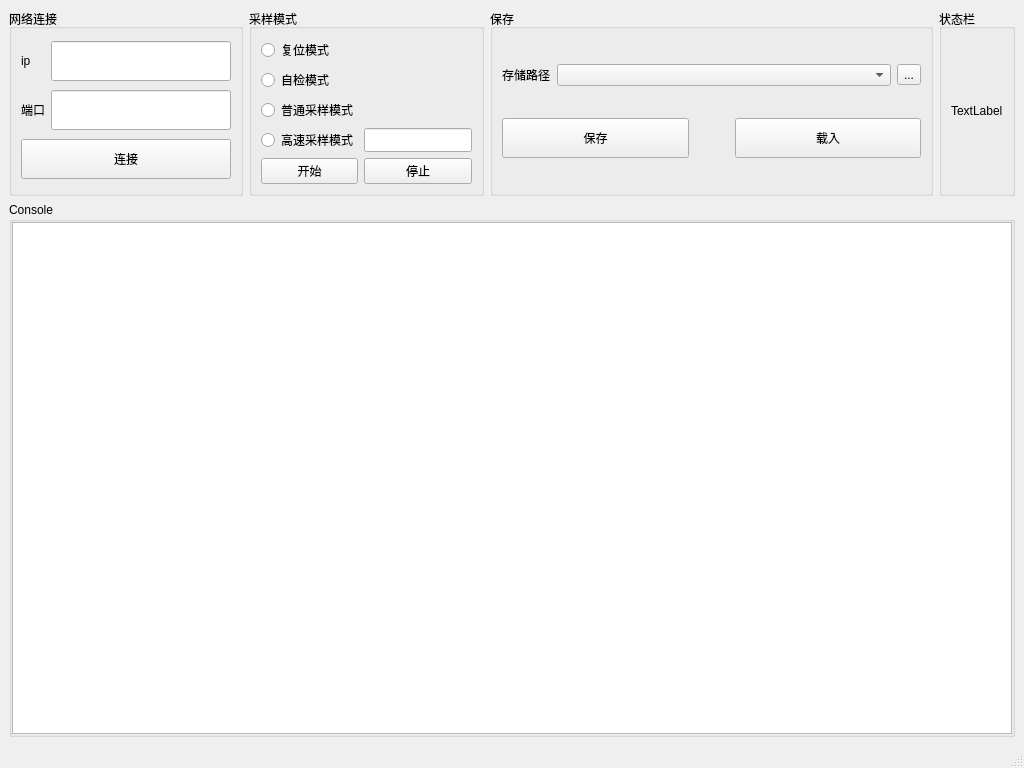
<?xml version="1.0" encoding="UTF-8"?>
<ui version="4.0">
 <class>MainWindow</class>
 <widget class="QMainWindow" name="MainWindow">
  <property name="geometry">
   <rect>
    <x>0</x>
    <y>0</y>
    <width>1024</width>
    <height>768</height>
   </rect>
  </property>
  <property name="windowTitle">
   <string>MainWindow</string>
  </property>
  <property name="styleSheet">
   <string notr="true"/>
  </property>
  <widget class="QWidget" name="centralwidget">
   <property name="sizePolicy">
    <sizepolicy hsizetype="Expanding" vsizetype="Expanding">
     <horstretch>0</horstretch>
     <verstretch>0</verstretch>
    </sizepolicy>
   </property>
   <layout class="QGridLayout" name="gridLayout_4">
    <item row="2" column="0">
     <widget class="QGroupBox" name="groupBox_3">
      <property name="title">
       <string>Console</string>
      </property>
      <property name="flat">
       <bool>true</bool>
      </property>
      <layout class="QGridLayout" name="gridLayout">
       <property name="leftMargin">
        <number>0</number>
       </property>
       <property name="topMargin">
        <number>0</number>
       </property>
       <property name="rightMargin">
        <number>0</number>
       </property>
       <property name="bottomMargin">
        <number>0</number>
       </property>
       <item row="0" column="0">
        <widget class="QTextBrowser" name="textBrowser_console">
         <property name="contextMenuPolicy">
          <enum>Qt::CustomContextMenu</enum>
         </property>
        </widget>
       </item>
      </layout>
     </widget>
    </item>
    <item row="0" column="0">
     <layout class="QHBoxLayout" name="horizontalLayout" stretch="0,0,0,0">
      <property name="sizeConstraint">
       <enum>QLayout::SetFixedSize</enum>
      </property>
      <item>
       <widget class="QGroupBox" name="groupBox_network">
        <property name="sizePolicy">
         <sizepolicy hsizetype="Maximum" vsizetype="Preferred">
          <horstretch>0</horstretch>
          <verstretch>0</verstretch>
         </sizepolicy>
        </property>
        <property name="title">
         <string>网络连接</string>
        </property>
        <layout class="QGridLayout" name="gridLayout_2">
         <item row="1" column="1">
          <widget class="QLineEdit" name="lineEdit_Port">
           <property name="sizePolicy">
            <sizepolicy hsizetype="Preferred" vsizetype="Preferred">
             <horstretch>0</horstretch>
             <verstretch>0</verstretch>
            </sizepolicy>
           </property>
           <property name="minimumSize">
            <size>
             <width>180</width>
             <height>0</height>
            </size>
           </property>
           <property name="maximumSize">
            <size>
             <width>180</width>
             <height>40</height>
            </size>
           </property>
          </widget>
         </item>
         <item row="0" column="0">
          <widget class="QLabel" name="label_ip">
           <property name="sizePolicy">
            <sizepolicy hsizetype="Preferred" vsizetype="Preferred">
             <horstretch>0</horstretch>
             <verstretch>0</verstretch>
            </sizepolicy>
           </property>
           <property name="maximumSize">
            <size>
             <width>16777215</width>
             <height>40</height>
            </size>
           </property>
           <property name="text">
            <string>ip</string>
           </property>
          </widget>
         </item>
         <item row="2" column="0" colspan="2">
          <widget class="QPushButton" name="pushButton_Connect">
           <property name="sizePolicy">
            <sizepolicy hsizetype="Preferred" vsizetype="Preferred">
             <horstretch>0</horstretch>
             <verstretch>0</verstretch>
            </sizepolicy>
           </property>
           <property name="maximumSize">
            <size>
             <width>16777215</width>
             <height>40</height>
            </size>
           </property>
           <property name="text">
            <string>连接</string>
           </property>
          </widget>
         </item>
         <item row="0" column="1">
          <widget class="QLineEdit" name="lineEdit_IP">
           <property name="sizePolicy">
            <sizepolicy hsizetype="Preferred" vsizetype="Preferred">
             <horstretch>0</horstretch>
             <verstretch>0</verstretch>
            </sizepolicy>
           </property>
           <property name="minimumSize">
            <size>
             <width>180</width>
             <height>0</height>
            </size>
           </property>
           <property name="maximumSize">
            <size>
             <width>180</width>
             <height>40</height>
            </size>
           </property>
          </widget>
         </item>
         <item row="1" column="0">
          <widget class="QLabel" name="label_port">
           <property name="sizePolicy">
            <sizepolicy hsizetype="Preferred" vsizetype="Preferred">
             <horstretch>0</horstretch>
             <verstretch>0</verstretch>
            </sizepolicy>
           </property>
           <property name="maximumSize">
            <size>
             <width>16777215</width>
             <height>40</height>
            </size>
           </property>
           <property name="text">
            <string>端口</string>
           </property>
          </widget>
         </item>
        </layout>
       </widget>
      </item>
      <item>
       <widget class="QGroupBox" name="groupBox_mode">
        <property name="sizePolicy">
         <sizepolicy hsizetype="Maximum" vsizetype="Preferred">
          <horstretch>0</horstretch>
          <verstretch>0</verstretch>
         </sizepolicy>
        </property>
        <property name="title">
         <string>采样模式</string>
        </property>
        <layout class="QGridLayout" name="gridLayout_3" columnstretch="1,1">
         <property name="sizeConstraint">
          <enum>QLayout::SetDefaultConstraint</enum>
         </property>
         <item row="3" column="1">
          <widget class="QLineEdit" name="lineEdit_high_speed_channel">
           <property name="sizePolicy">
            <sizepolicy hsizetype="Fixed" vsizetype="Ignored">
             <horstretch>0</horstretch>
             <verstretch>0</verstretch>
            </sizepolicy>
           </property>
           <property name="minimumSize">
            <size>
             <width>0</width>
             <height>0</height>
            </size>
           </property>
           <property name="maximumSize">
            <size>
             <width>99999</width>
             <height>888888</height>
            </size>
           </property>
          </widget>
         </item>
         <item row="0" column="0">
          <widget class="QRadioButton" name="radioButton_reset_mode">
           <property name="sizePolicy">
            <sizepolicy hsizetype="Fixed" vsizetype="Fixed">
             <horstretch>0</horstretch>
             <verstretch>0</verstretch>
            </sizepolicy>
           </property>
           <property name="text">
            <string>复位模式</string>
           </property>
          </widget>
         </item>
         <item row="1" column="0">
          <widget class="QRadioButton" name="radioButton_selfcheck_mode">
           <property name="sizePolicy">
            <sizepolicy hsizetype="Fixed" vsizetype="Fixed">
             <horstretch>0</horstretch>
             <verstretch>0</verstretch>
            </sizepolicy>
           </property>
           <property name="maximumSize">
            <size>
             <width>16777215</width>
             <height>40</height>
            </size>
           </property>
           <property name="text">
            <string>自检模式</string>
           </property>
          </widget>
         </item>
         <item row="4" column="0">
          <widget class="QPushButton" name="pushButton_start">
           <property name="sizePolicy">
            <sizepolicy hsizetype="Ignored" vsizetype="Fixed">
             <horstretch>0</horstretch>
             <verstretch>0</verstretch>
            </sizepolicy>
           </property>
           <property name="minimumSize">
            <size>
             <width>0</width>
             <height>0</height>
            </size>
           </property>
           <property name="maximumSize">
            <size>
             <width>16777215</width>
             <height>40</height>
            </size>
           </property>
           <property name="text">
            <string>开始</string>
           </property>
          </widget>
         </item>
         <item row="3" column="0">
          <widget class="QRadioButton" name="radioButton_high_speed_mode">
           <property name="sizePolicy">
            <sizepolicy hsizetype="Fixed" vsizetype="Fixed">
             <horstretch>0</horstretch>
             <verstretch>0</verstretch>
            </sizepolicy>
           </property>
           <property name="maximumSize">
            <size>
             <width>16777215</width>
             <height>40</height>
            </size>
           </property>
           <property name="text">
            <string>高速采样模式</string>
           </property>
          </widget>
         </item>
         <item row="4" column="1">
          <widget class="QPushButton" name="pushButton_stop">
           <property name="sizePolicy">
            <sizepolicy hsizetype="Fixed" vsizetype="Ignored">
             <horstretch>0</horstretch>
             <verstretch>0</verstretch>
            </sizepolicy>
           </property>
           <property name="minimumSize">
            <size>
             <width>0</width>
             <height>0</height>
            </size>
           </property>
           <property name="maximumSize">
            <size>
             <width>99999</width>
             <height>88888</height>
            </size>
           </property>
           <property name="text">
            <string>停止</string>
           </property>
          </widget>
         </item>
         <item row="2" column="0">
          <widget class="QRadioButton" name="radioButton_normal_mode">
           <property name="sizePolicy">
            <sizepolicy hsizetype="Fixed" vsizetype="Fixed">
             <horstretch>0</horstretch>
             <verstretch>0</verstretch>
            </sizepolicy>
           </property>
           <property name="maximumSize">
            <size>
             <width>16777215</width>
             <height>40</height>
            </size>
           </property>
           <property name="text">
            <string>普通采样模式</string>
           </property>
          </widget>
         </item>
        </layout>
       </widget>
      </item>
      <item>
       <widget class="QGroupBox" name="groupBox">
        <property name="sizePolicy">
         <sizepolicy hsizetype="Preferred" vsizetype="Preferred">
          <horstretch>0</horstretch>
          <verstretch>0</verstretch>
         </sizepolicy>
        </property>
        <property name="title">
         <string>保存</string>
        </property>
        <layout class="QVBoxLayout" name="verticalLayout_2">
         <item>
          <layout class="QHBoxLayout" name="horizontalLayout_2">
           <item>
            <widget class="QLabel" name="label">
             <property name="sizePolicy">
              <sizepolicy hsizetype="Fixed" vsizetype="Preferred">
               <horstretch>0</horstretch>
               <verstretch>0</verstretch>
              </sizepolicy>
             </property>
             <property name="text">
              <string>存储路径</string>
             </property>
            </widget>
           </item>
           <item>
            <widget class="QComboBox" name="comboBox">
             <property name="sizePolicy">
              <sizepolicy hsizetype="Preferred" vsizetype="Fixed">
               <horstretch>0</horstretch>
               <verstretch>0</verstretch>
              </sizepolicy>
             </property>
            </widget>
           </item>
           <item>
            <widget class="QToolButton" name="toolButton">
             <property name="text">
              <string>...</string>
             </property>
            </widget>
           </item>
          </layout>
         </item>
         <item>
          <layout class="QHBoxLayout" name="horizontalLayout_3">
           <item>
            <widget class="QPushButton" name="pushButton_save">
             <property name="sizePolicy">
              <sizepolicy hsizetype="Preferred" vsizetype="Fixed">
               <horstretch>0</horstretch>
               <verstretch>0</verstretch>
              </sizepolicy>
             </property>
             <property name="maximumSize">
              <size>
               <width>16777215</width>
               <height>40</height>
              </size>
             </property>
             <property name="text">
              <string>保存</string>
             </property>
            </widget>
           </item>
           <item>
            <spacer name="horizontalSpacer">
             <property name="orientation">
              <enum>Qt::Horizontal</enum>
             </property>
             <property name="sizeType">
              <enum>QSizePolicy::Preferred</enum>
             </property>
             <property name="sizeHint" stdset="0">
              <size>
               <width>40</width>
               <height>20</height>
              </size>
             </property>
            </spacer>
           </item>
           <item>
            <widget class="QPushButton" name="pushButton_load">
             <property name="sizePolicy">
              <sizepolicy hsizetype="Preferred" vsizetype="Fixed">
               <horstretch>0</horstretch>
               <verstretch>0</verstretch>
              </sizepolicy>
             </property>
             <property name="maximumSize">
              <size>
               <width>16777215</width>
               <height>40</height>
              </size>
             </property>
             <property name="text">
              <string>载入</string>
             </property>
            </widget>
           </item>
          </layout>
         </item>
        </layout>
       </widget>
      </item>
      <item>
       <widget class="QGroupBox" name="groupBox_2">
        <property name="sizePolicy">
         <sizepolicy hsizetype="Fixed" vsizetype="Preferred">
          <horstretch>0</horstretch>
          <verstretch>0</verstretch>
         </sizepolicy>
        </property>
        <property name="title">
         <string>状态栏</string>
        </property>
        <layout class="QGridLayout" name="gridLayout_6">
         <item row="0" column="0">
          <widget class="QLabel" name="label_state">
           <property name="text">
            <string>TextLabel</string>
           </property>
          </widget>
         </item>
        </layout>
       </widget>
      </item>
     </layout>
    </item>
    <item row="1" column="0">
     <layout class="QVBoxLayout" name="verticalLayout"/>
    </item>
   </layout>
  </widget>
  <widget class="QMenuBar" name="menubar">
   <property name="geometry">
    <rect>
     <x>0</x>
     <y>0</y>
     <width>1024</width>
     <height>21</height>
    </rect>
   </property>
  </widget>
  <widget class="QStatusBar" name="statusbar"/>
 </widget>
 <resources/>
 <connections/>
</ui>
